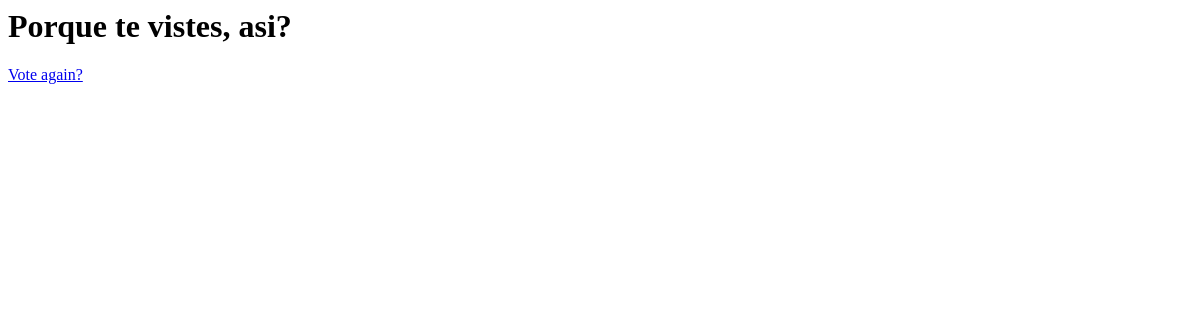
Page /polls/6/results/ on the earlier database version.
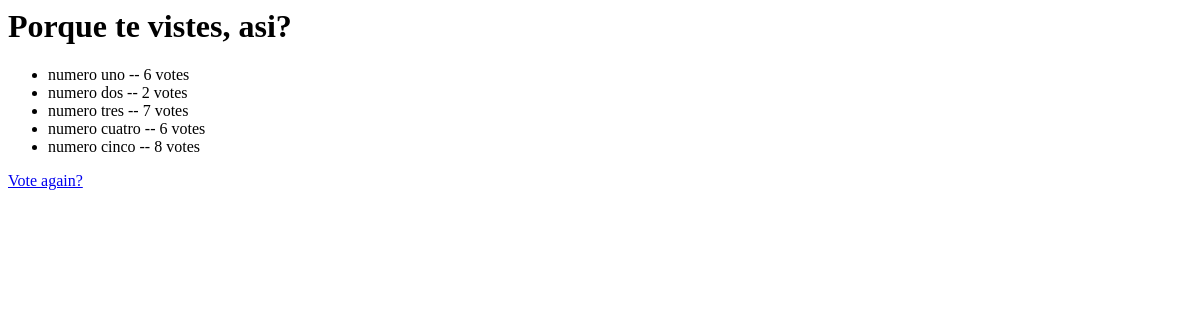
Same page on the later database version.
### polls/models.py (models this page shows, shortened)
class Poll(models.Model):
	question = models.CharField(max_length=200)
	pub_date = models.DateTimeField('date published')

class Choice(models.Model):
	poll = models.ForeignKey(Poll)
	choice_text = models.CharField(max_length=200)
	votes = models.IntegerField(default=0)

### polls/views.py (the view)
# urls.py: url(r'^(?P<pk>\d+)/results/$', views.ResultsView.as_view(), name='results'),
class ResultsView(generic.DetailView):
    model = Poll
    template_name = 'polls/results.html'

### polls/templates/polls/results.html
<h1>{{ poll.question }}</h1>
<ul>
{% for choice in poll.choice_set.all %}
    <li>{{ choice.choice_text }} -- {{ choice.votes }} vote{{ choice.votes|pluralize }}</li>
{% endfor %}
</ul>
<a href="{% url 'polls:detail' poll.id %}">Vote again?</a>

Differences in the rows shown:
added Choice: choice_text "numero uno", votes "6"
added Choice: choice_text "numero dos", votes "2"
added Choice: choice_text "numero tres", votes "7"
added Choice: choice_text "numero cuatro", votes "6"
added Choice: choice_text "numero cinco", votes "8"
